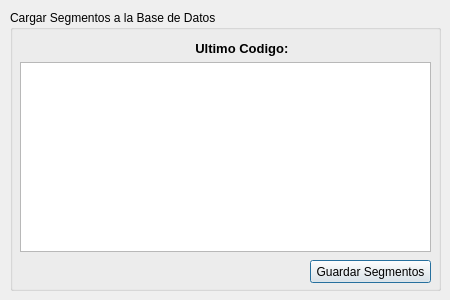
<?xml version="1.0" encoding="UTF-8"?>
<ui version="4.0">
 <class>Dialog</class>
 <widget class="QDialog" name="Dialog">
  <property name="geometry">
   <rect>
    <x>0</x>
    <y>0</y>
    <width>450</width>
    <height>300</height>
   </rect>
  </property>
  <property name="sizePolicy">
   <sizepolicy hsizetype="Preferred" vsizetype="Preferred">
    <horstretch>0</horstretch>
    <verstretch>0</verstretch>
   </sizepolicy>
  </property>
  <property name="minimumSize">
   <size>
    <width>450</width>
    <height>300</height>
   </size>
  </property>
  <property name="maximumSize">
   <size>
    <width>450</width>
    <height>300</height>
   </size>
  </property>
  <property name="windowTitle">
   <string>Segmentos</string>
  </property>
  <widget class="QGroupBox" name="groupBox">
   <property name="geometry">
    <rect>
     <x>10</x>
     <y>10</y>
     <width>431</width>
     <height>281</height>
    </rect>
   </property>
   <property name="title">
    <string>Cargar Segmentos a la Base de Datos</string>
   </property>
   <widget class="QWidget" name="gridLayoutWidget">
    <property name="geometry">
     <rect>
      <x>10</x>
      <y>31</y>
      <width>411</width>
      <height>211</height>
     </rect>
    </property>
    <layout class="QGridLayout" name="gridLayout">
     <item row="1" column="2">
      <widget class="QLabel" name="lbl_code">
       <property name="font">
        <font>
         <pointsize>10</pointsize>
         <weight>75</weight>
         <bold>true</bold>
        </font>
       </property>
       <property name="text">
        <string/>
       </property>
      </widget>
     </item>
     <item row="2" column="0" colspan="3">
      <widget class="QTableWidget" name="tableWidget">
       <property name="sizeAdjustPolicy">
        <enum>QAbstractScrollArea::AdjustToContents</enum>
       </property>
       <property name="editTriggers">
        <set>QAbstractItemView::CurrentChanged</set>
       </property>
       <property name="selectionBehavior">
        <enum>QAbstractItemView::SelectRows</enum>
       </property>
      </widget>
     </item>
     <item row="1" column="1">
      <widget class="QLabel" name="label_2">
       <property name="font">
        <font>
         <pointsize>10</pointsize>
         <weight>75</weight>
         <bold>true</bold>
        </font>
       </property>
       <property name="text">
        <string>Ultimo Codigo: </string>
       </property>
       <property name="alignment">
        <set>Qt::AlignRight|Qt::AlignTrailing|Qt::AlignVCenter</set>
       </property>
      </widget>
     </item>
    </layout>
   </widget>
   <widget class="QPushButton" name="btn_guardar">
    <property name="geometry">
     <rect>
      <x>300</x>
      <y>250</y>
      <width>121</width>
      <height>23</height>
     </rect>
    </property>
    <property name="text">
     <string>Guardar Segmentos</string>
    </property>
   </widget>
  </widget>
 </widget>
 <resources/>
 <connections/>
</ui>
